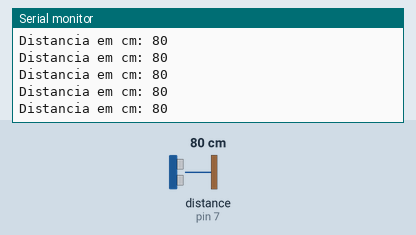
Simulated run of this sketch. Board: Arduino Uno, built with avr-gcc and run on an emulated ATmega328P. Parts: the last lines printed to the serial monitor. Wiring (inferred from the names in the program): ultrasonic range finder: trigger pin 8; echo pin 7. Inputs (shaded band) come from the test bench; at power-on: distance to the obstacle (sensor on pin 7) 80 cm. The echo pulse lasts 58.3 µs per cm.

Above: at 1.2 s.
1.3 s: distance to the obstacle (sensor on pin 7) set to 2 cm
At 1.38 s:
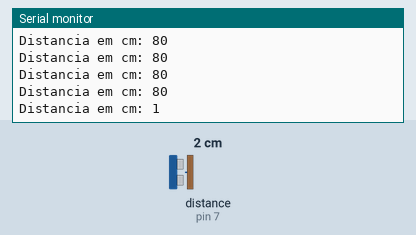
4.3 s: distance to the obstacle (sensor on pin 7) set to 250 cm
At 4.41 s:
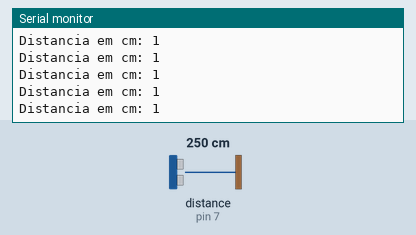
Timing chart, 0 to 7.3 s (numbered marks = the images above; inputs shaded):
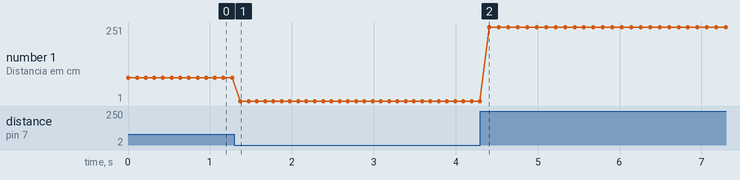

Measured:
- after the input at 1.3 s, the serial monitor: prints a new line after 0.07 s (image 1)
- plotted number 1: 80 → 1 after the input at 1.3 s, 1 → 251 after the input at 4.3 s

The sketch:

P9-SensorUltrassonico.ino
```cpp
//sensor de distancia
int ECHO = 7; //Pino 7 recebe o pulso
int TRIG = 8; //Pino 8 envia o pulso

long duracao = 0;
long distancia = 0;

void setup() {
  Serial.begin(9600);//Inicia a porta serial
  pinMode(ECHO, INPUT);//Pino 12 é entrada(receber)
  pinMode(TRIG, OUTPUT);//Pino 13 é saída (enviar)
  }

void loop() {
  //Pino trigger com um pulso baixo LOW(desligado)
  digitalWrite(TRIG, LOW);

  //Delay de 10 microssegundos
  delayMicroseconds(10);

  //Pino trigger com pulso alto HIGH(ligado);
  digitalWrite(TRIG, HIGH);

  //Delay de 10 microssegundos
  delayMicroseconds(10);

  //Pino trigger com um pulso baico LOW(desligado) novamente
  digitalWrite(TRIG, LOW);

  //A funcao pulseIn verifica o tempo que o pino ECHO ficou HIGH
  //Calculando assim a duracao do trafego de sinal
  duracao = pulseIn(ECHO, HIGH);

  //Calculo da distacia (centimetros): distancia = duracao/58
  distancia = duracao/58;

  Serial.print("Distancia em cm: ");
  Serial.println(distancia);
  delay(100);
}
```
